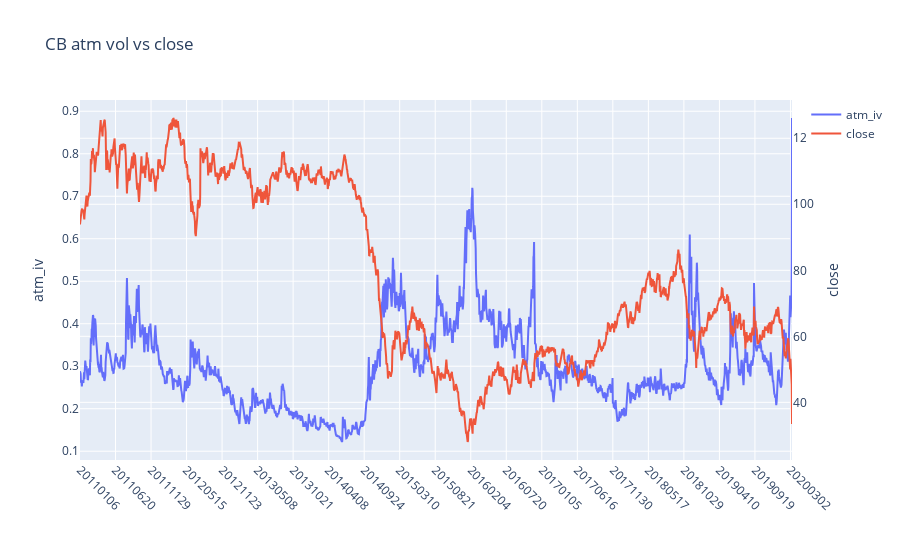

Source (notebook cell):
### Code cell
def plot_skew_vs_atm(df_iv_final,df_iv_skew,df_cash_futures,dist_from_zero=.1):
    # Step 01: create df_skew_2, which holds skew difference between 
    #   positive dist_from_zero and negative dist_from_zero, for each settle_date
    df_skew_2 = df_iv_skew.copy()
    df_skew_2.index.name = None
    skew_range_col = f'iv_skew'
    df_skew_2[skew_range_col] = df_skew_2[dist_from_zero] - df_skew_2[-dist_from_zero]
    df_skew_2.settle_date = df_skew_2.settle_date.astype(int)
    df_skew_2 = df_skew_2[['settle_date',skew_range_col]]
    
    # Step 02: create atm implied vol table, that also has the cash price for each settle_date
    df_atmv = df_iv_final[['settle_date','atm_iv']].drop_duplicates()
    df_cf = df_cash_futures[df_cash_futures.symbol==f'{SYMBOL_TO_RESEARCH}Z99']
    df_atmv = df_atmv.merge(df_cf[['settle_date','close']],how='inner',on='settle_date')
    
    # Step 03: merge skew and atm vol/close tables
    df_ivs = df_skew_2.merge(df_atmv,how='inner',on='settle_date')
    df_ivs = df_ivs.sort_values('settle_date')
    
    # Step 04: plot skew vs atm_iv
    chart_title = f'{SYMBOL_TO_RESEARCH} skew {dist_from_zero*100}% up and down vs atm vol'
    df_ivs_skew_vs_atm_iv = df_ivs[['settle_date',skew_range_col,'atm_iv']]
    iplot(plotly_plot(df_ivs_skew_vs_atm_iv,x_column='settle_date',yaxis2_cols=['atm_iv'],
                      y_left_label='iv_skew',y_right_label='atm_iv',plot_title=chart_title))
    
    # Step 05: plot skew vs close
    chart_title = f'{SYMBOL_TO_RESEARCH} skew {dist_from_zero*100}% up and down vs close'
    df_ivs_skew_vs_close = df_ivs[['settle_date',skew_range_col,'close']]
    iplot(plotly_plot(df_ivs_skew_vs_close,x_column='settle_date',yaxis2_cols=['close'],
                      y_left_label='iv_skew',y_right_label='close',plot_title=chart_title))

    
def plot_atm_vs_close(df_iv_final,df_cash_futures):
    # Step 01: create atm implied vol table, that also has the cash price for each settle_date
    df_atmv = df_iv_final[['settle_date','atm_iv']].drop_duplicates()
    df_cf = df_cash_futures[df_cash_futures.symbol==f'{SYMBOL_TO_RESEARCH}Z99']
    df_atmv = df_atmv.merge(df_cf[['settle_date','close']],how='inner',on='settle_date')

    # Step 02: plot atm_iv vs close
    chart_title = f'{SYMBOL_TO_RESEARCH} atm vol vs close'
    df_atm_vs_close = df_atmv[['settle_date','atm_iv','close']]
    iplot(plotly_plot(df_atm_vs_close,x_column='settle_date',yaxis2_cols=['close'],
                      y_left_label='atm_iv',y_right_label='close',plot_title=chart_title))
    return df_atm_vs_close
dfff = plot_atm_vs_close(df_iv_final,df_cash_futures)

# for d in [.05,.1,.2]:
#     plot_skew_vs_atm(df_iv_final,df_iv_skew,df_cash_futures,d)

### Figure 1 — Plotly figure (JSON) as saved in the notebook; plotly's stock layout.template omitted (floating-point values rounded to 4 significant figures; data arrays with more than 128 entries replaced by an {"elided": "..."} marker saying what was removed)
{"data": [{"name": "atm_iv", "type": "scatter", "x": {"elided": "2306 int values"}, "y": {"elided": "2306 float values"}, "yaxis": "y"}, {"name": "close", "type": "scatter", "x": {"elided": "2306 int values"}, "y": {"elided": "2306 float values"}, "yaxis": "y2"}], "layout": {"margin": {"b": 100}, "title": {"text": "CB atm vol vs close"}, "xaxis": {"tickangle": 45, "ticktext": [20110106, 20110620, 20111129, 20120515, 20121123, 20130508, 20131021, 20140408, 20140924, 20150310, 20150821, 20160204, 20160720, 20170105, 20170616, 20171130, 20180517, 20181029, 20190410, 20190919, 20200302], "tickvals": [20110106, 20110620, 20111129, 20120515, 20121123, 20130508, 20131021, 20140408, 20140924, 20150310, 20150821, 20160204, 20160720, 20170105, 20170616, 20171130, 20180517, 20181029, 20190410, 20190919, 20200302], "type": "category"}, "yaxis": {"title": {"text": "atm_iv"}}, "yaxis2": {"overlaying": "y", "side": "right", "title": {"text": "close"}}}}
